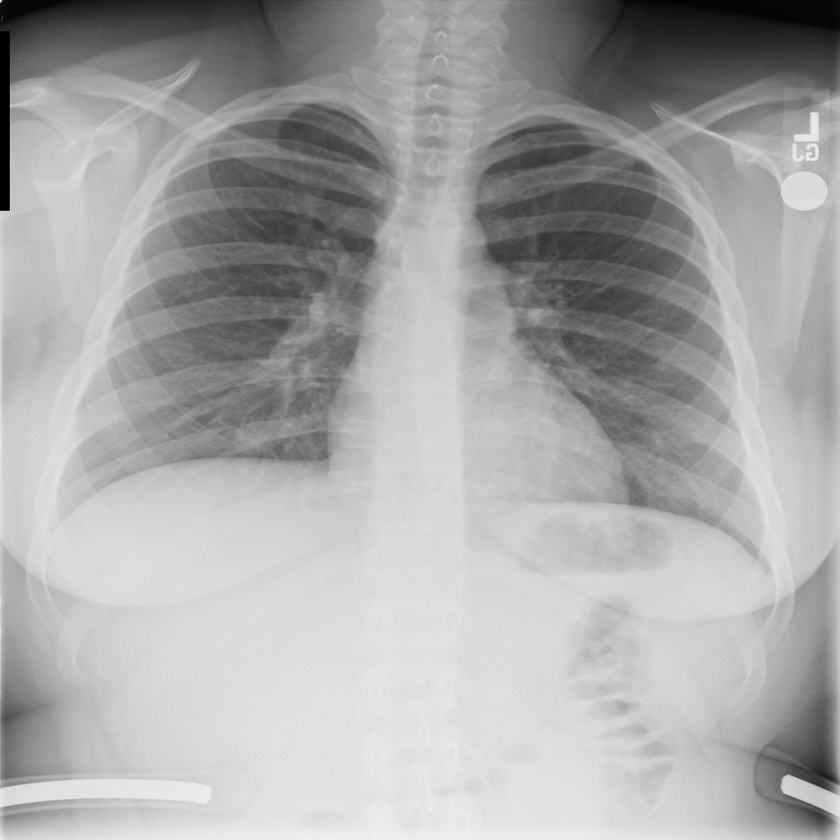
#> input picture images/lungs.jpg, 840 x 840 px, shrunk from 1024 x 1024 before the run, found by its file name
$ jupyter execute Encryption.ipynb
#> lines starting #> are read from the running program, lines starting #| are printed output that depends on the picture; long printed decimals are rounded
[cell 1]
from PIL import Image
import numpy as np
from matplotlib import pyplot as plt
import cv2

[cell 2]
# Read the grayscale medical image into a 2D array
def read_medical_image(image_path):
#> called with image_path = 'images/lungs.jpg'
    try:
        image = Image.open(image_path).convert('L')
#> image is the input picture: PIL image 840x840 L; min 0, max 254, mean 167.2
        image_array = np.array(image)
        return image_array
    except Exception as e:
        return None

[cell 3]
# Use the 1D standard logistic map as a random key generator
def logistic_map(mu, x):
    return mu * x * (1 - x)

[cell 4]
def generate_random_key(initial_condition, control_parameter, size):
#> called with initial_condition = 0.4, control_parameter = 3.87, size = 705600
    key = []
    x = initial_condition
    for _ in range(size):
        x = logistic_map(control_parameter, x)
        key.append(x)
#| [0.9288, 0.2559, 0.737, 0.7502, 0.7252]
    return key

[cell 5]
# Confuse the pixel positions
def confuse_pixels(image_array, random_key):
    height, width = image_array.shape
#> height = 840; width = 840
    flattened_image = image_array.flatten()
    pixel_order = np.argsort(random_key)
    return flattened_image[pixel_order].reshape(height, width)
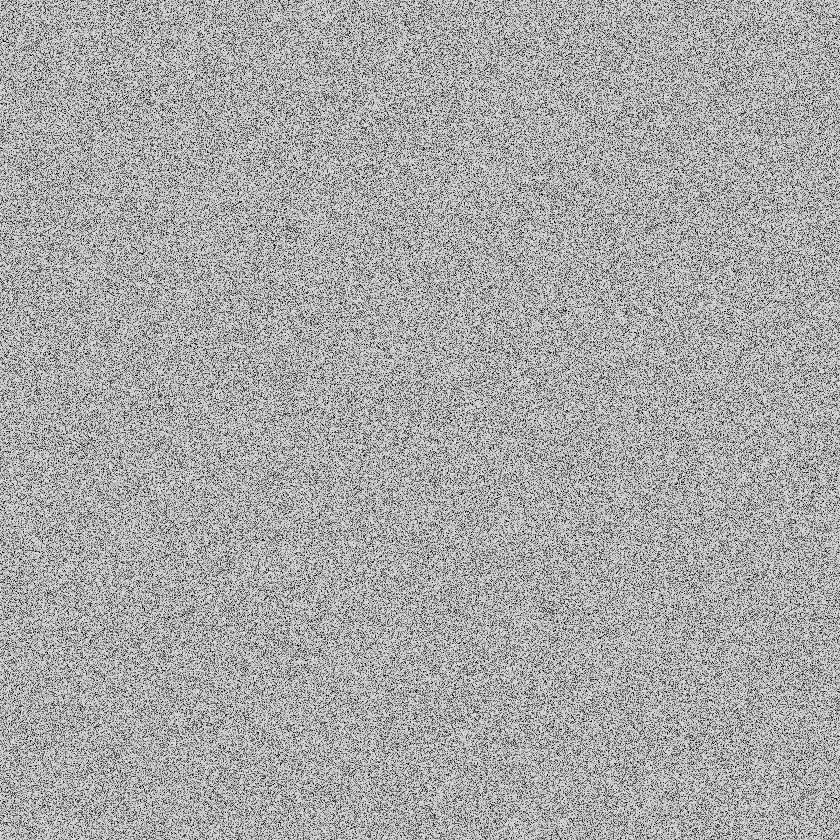
#> returned value: shape (840, 840); min 0, max 254, mean 167.2

[cell 6]
#  Diffuse the pixels
def diffuse_pixels(image_array, random_key):
    bit=2**32
    height, width = image_array.shape
#> height = 840; width = 840
    flattened_image = image_array.flatten()
    diffused_image = np.zeros_like(flattened_image)
    for i, pixel in enumerate(flattened_image):
        diffused_image[i] = (pixel + int(random_key[i]*bit)) % 256
#> this loop made 705600 passes
#> pixel on passes 1 to 3: 193, 226, 218
    return diffused_image.reshape(height, width)
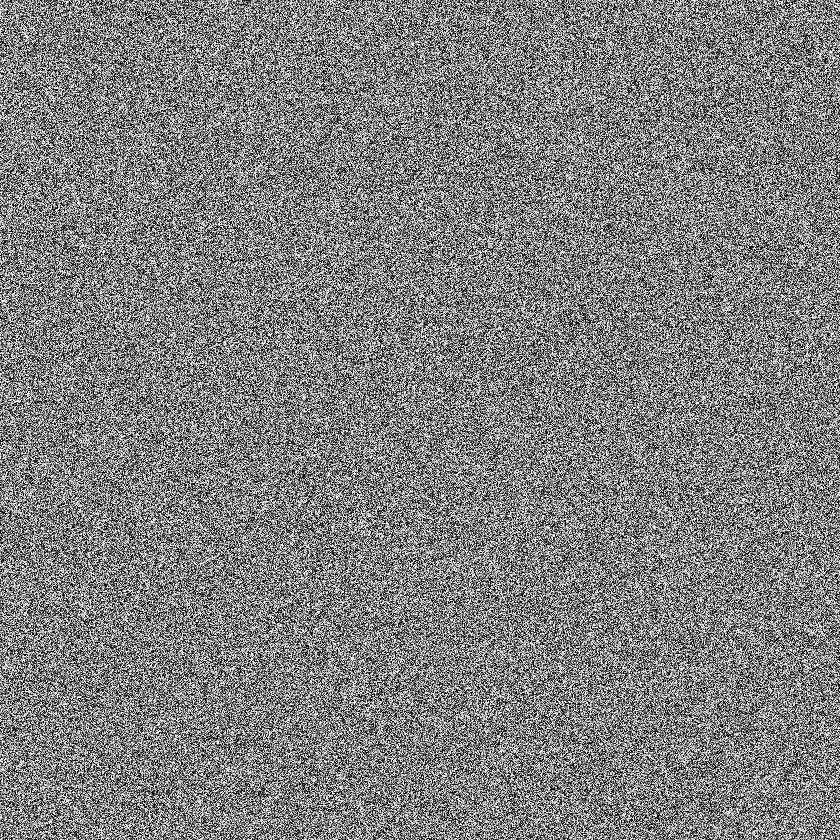
#> returned value: shape (840, 840); min 0, max 255, mean 127.4

[cell 7]
# Main function to encryption

def encrypt_image(image_path, initial_condition, control_parameter):
    # Step 1: Read the image
    image_array = read_medical_image(image_path)
    if image_array is None:
        return None
    #print(image_array)

    # Step 2: Generate the random key
    random_key = generate_random_key(initial_condition, control_parameter, image_array.size)
    print(random_key[0:5])
    #print(image_array.size)
    #print(len(random_key))


    # Step 3: Confuse pixel positions
    confused_image = confuse_pixels(image_array, random_key)
    #print(confused_image)

    # Step 4: Diffuse pixel values
    encrypted_image = diffuse_pixels(confused_image, random_key)
    #print(encrypted_image)

    return encrypted_image

[cell 8]
image_path = "images/lungs.jpg"  # path of image to be encrypted
initial_condition = 0.4
control_parameter = 3.87
encrypted_image = encrypt_image(image_path, initial_condition, control_parameter)

[cell 9]
if encrypted_image is not None:
    # Save the encrypted image
    encrypted_image = Image.fromarray(encrypted_image)
    encrypted_image.save("Encrypted_image.jpg")
    print("Image encryption complete.")
else:
    print("Failed to encrypt the image.")

[cell 10]
encrypted_image = Image.open("Encrypted_image.jpg")
encrypted_image.show()
